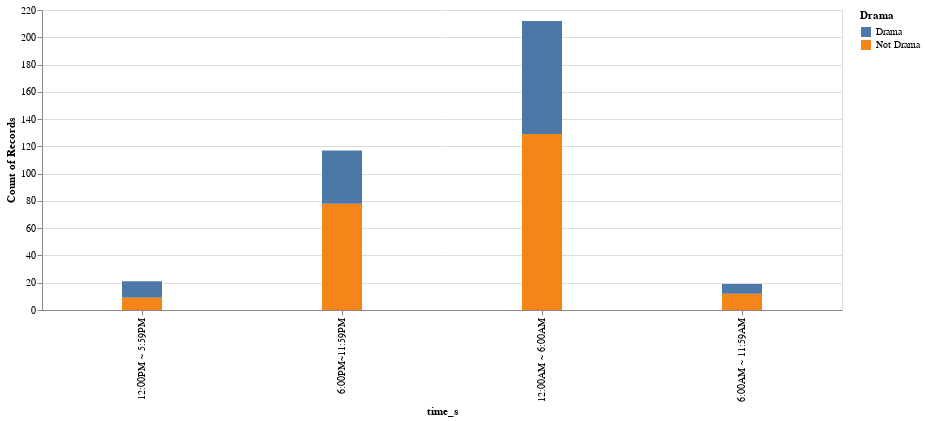

Notebook code cell kept with this figure:
### Code cell
X = 'time_s'
factor = "Drama"

df[factor] = df["Genres"].map(lambda x: factor if factor in x else "Not " + factor)

alt.Chart(df).mark_bar(size = 40).encode(
   x = alt.X(X,sort = ['6PM~11:59PM','12PM ~ 5:59PM','6AM ~ 11:59AM','12AM ~ 6:00AM']),
    y = 'count()',
    color = factor,
).properties(
    width = 800,
    height = 300
)

### Figure 1 — Vega-Lite specification as saved in the notebook (floating-point values rounded to 4 significant figures; data arrays with more than 128 entries replaced by an {"elided": "..."} marker saying what was removed)
{"config": {"view": {"continuousWidth": 400, "continuousHeight": 300}}, "data": {"name": "data-5c975f9fdb3c03b2d6f3c18cdf756b54"}, "mark": {"type": "bar", "size": 40}, "encoding": {"color": {"type": "nominal", "field": "Drama"}, "x": {"type": "nominal", "field": "time_s", "sort": ["6PM~11:59PM", "12PM ~ 5:59PM", "6AM ~ 11:59AM", "12AM ~ 6:00AM"]}, "y": {"type": "quantitative", "aggregate": "count"}}, "height": 300, "width": 800, "$schema": "https://vega.github.io/schema/vega-lite/v4.8.1.json", "datasets": {"data-5c975f9fdb3c03b2d6f3c18cdf756b54": {"elided": "369 records"}}}
